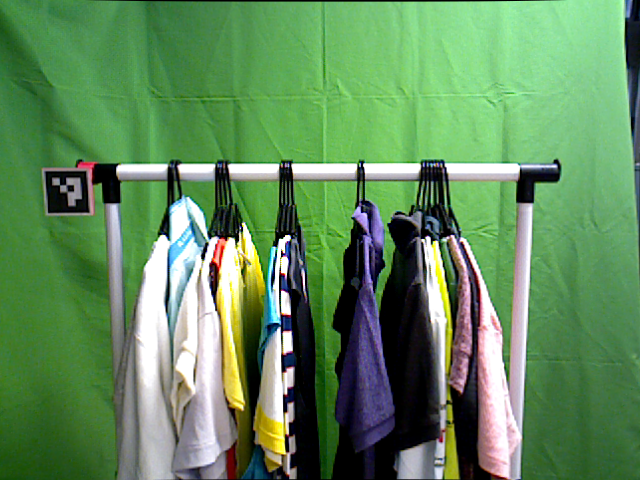
#> input picture data/ari/ari5.png, 640 x 480 px
$ python main.py
#> lines starting #> are read from the running program, lines starting #| are printed output that depends on the picture; after the words box and inside, x2 and y2 are one past the last pixel; in counts of white or black regions, pixels touching at a corner belong together
import cv2
import numpy as np
import math
import os
from cv2 import aruco
i=0
pos_list = []
dictionary = aruco.getPredefinedDictionary(aruco.DICT_4X4_50)
# 画像のパスを指定
file_path = "./data/ari/ari5.png"

# 画像を読み込む
img = cv2.imread(file_path)
#> img is the input picture: shape (480, 640, 3); mean B, G, R 92.6, 139.9, 97.7

corners, ids, rejectedImgPoints = aruco.detectMarkers(img, dictionary)
#> corners = ([[44, 172], [85, 171], [89, 212], [48, 212]],); ids = [0]; rejectedImgPoints = 26 items
img = img[int(corners[0][0][0][1])-3 : int(corners[0][0][0][1])+3 ,int(corners[0][0][0][0])+73 : int(corners[0][0][0][0])+470]
height = img.shape[0]
#> height = 6
width = img.shape[1]
#> width = 397
img = cv2.resize(img , (int(width*2), int(height*10)))
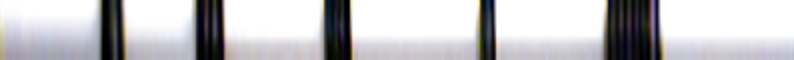
#> img: shape (60, 794, 3); mean B, G, R 196.6, 193.5, 194.4
# グレースケールに変換
gray = cv2.cvtColor(img, cv2.COLOR_BGR2GRAY)
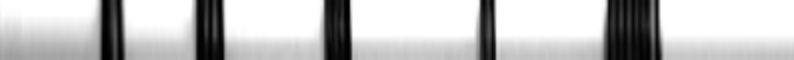
#> gray: shape (60, 794); min 0, max 255, mean 194.2
# ガウシアンフィルターをかける

# 2値化する
thres = cv2.threshold(gray, 100, 255, cv2.THRESH_BINARY_INV+cv2.THRESH_OTSU)[1]
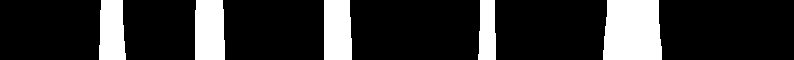
#> thres: shape (60, 794); 19.1% white; 5 white regions

cons = cv2.findContours(thres,
    cv2.RETR_LIST,
    cv2.CHAIN_APPROX_NONE)[0]
#> cons = 5 contours; box (x1, y1, x2, y2) and area: (603, 0, 662, 60) 3188, (195, 0, 225, 60) 1654, (324, 0, 352, 60) 1539, (99, 0, 126, 60) 1362, (478, 0, 496, 60) 886
# 輪郭を描画する
l = list(cons)
#> l has the same summary as cons
for index, con in enumerate(cons):
  # 面積が閾値を超えない場合、輪郭としない
    if cv2.contourArea(con) < 200:
        l.pop(index-i)
        cons = tuple(l)
        i= i+1
        continue

  # 描画処理
    cv2.polylines(img, con, True, (255, 0, 0), 3)
#> this loop made 5 passes
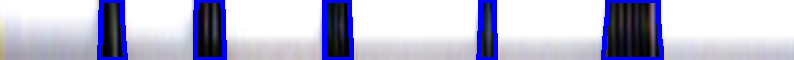
#> img: shape (60, 794, 3); 7.83% of pixels changed, all inside (x1, y1, x2, y2) = (97, 0, 664, 60)
#> after the loop, i = 0
for con in cons:
    print(con[0][0])
    #cv2.putText(img,text=str(int(cv2.contourArea(con))),org=con[20][0],fontFace=cv2.FONT_HERSHEY_SIMPLEX,fontScale=0.5,color=(0, 0, 255),thickness=1,lineType=cv2.LINE_4)
    if cv2.contourArea(con) > 600:
        pos_list.append(con[20][0])
        for c in con:
            cv2.circle(img, c[0], 1, (0, 255, 0),thickness=1)
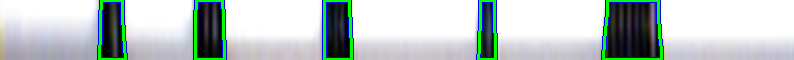
#> img: shape (60, 794, 3); 4.89% of pixels changed, all inside (x1, y1, x2, y2) = (98, 0, 663, 60)
#> after the loop, pos_list = [[606, 20], [480, 20], [324, 20], [195, 20], [100, 20]]
#本数
print("ハンガーの本数は",len(cons))
#| ハンガーの本数は 5
print("重なっている場所は",pos_list )
#| 重なっている場所は [array([606,  20], dtype=int32), array([480,  20], dtype=int32), array([324,  20], dtype=int32), array([195,  20], dtype=int32), array([100,  20], dtype=int32)]
cv2.imshow("result", img)

cv2.waitKey(0)
cv2.destroyAllWindows()
